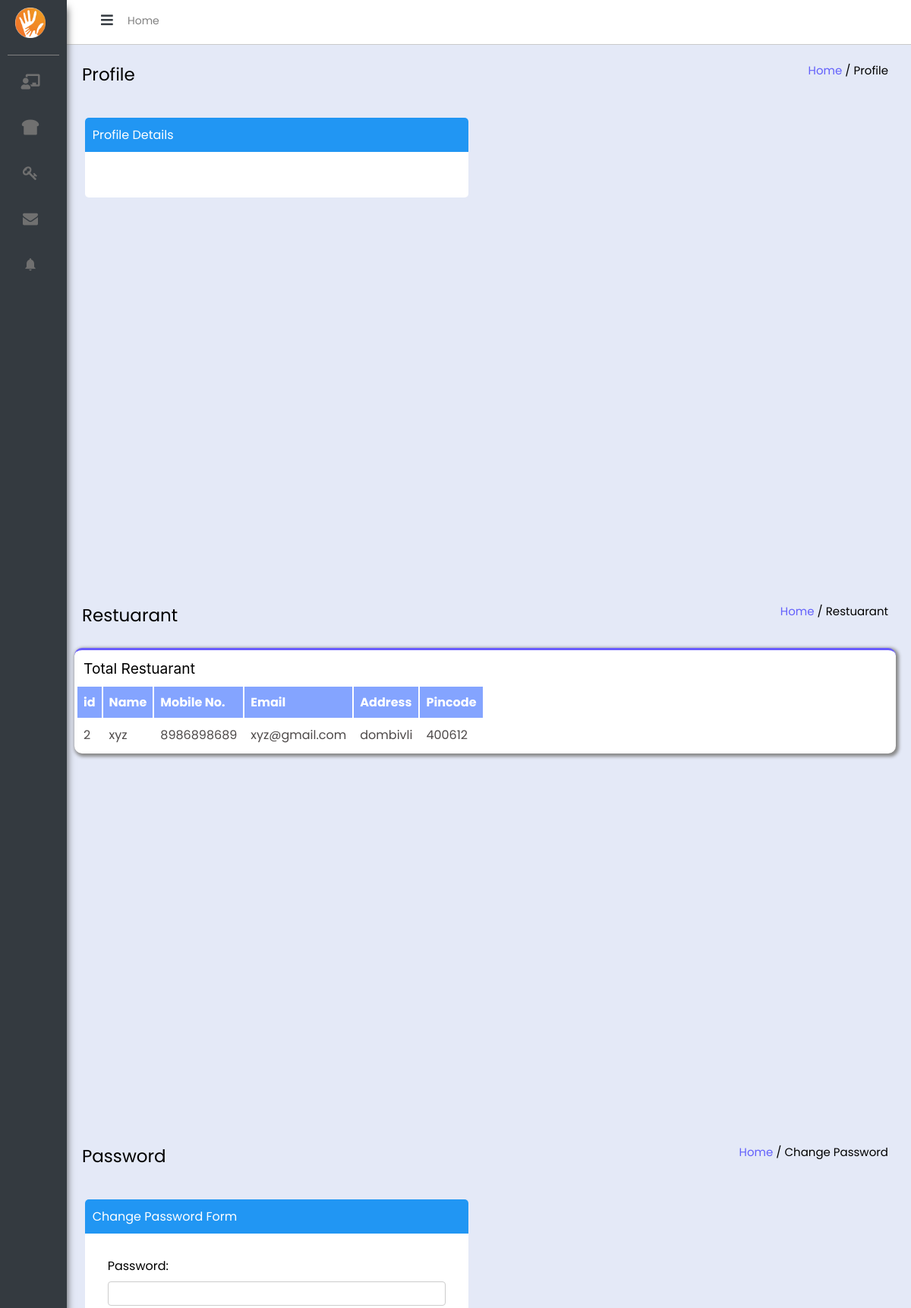
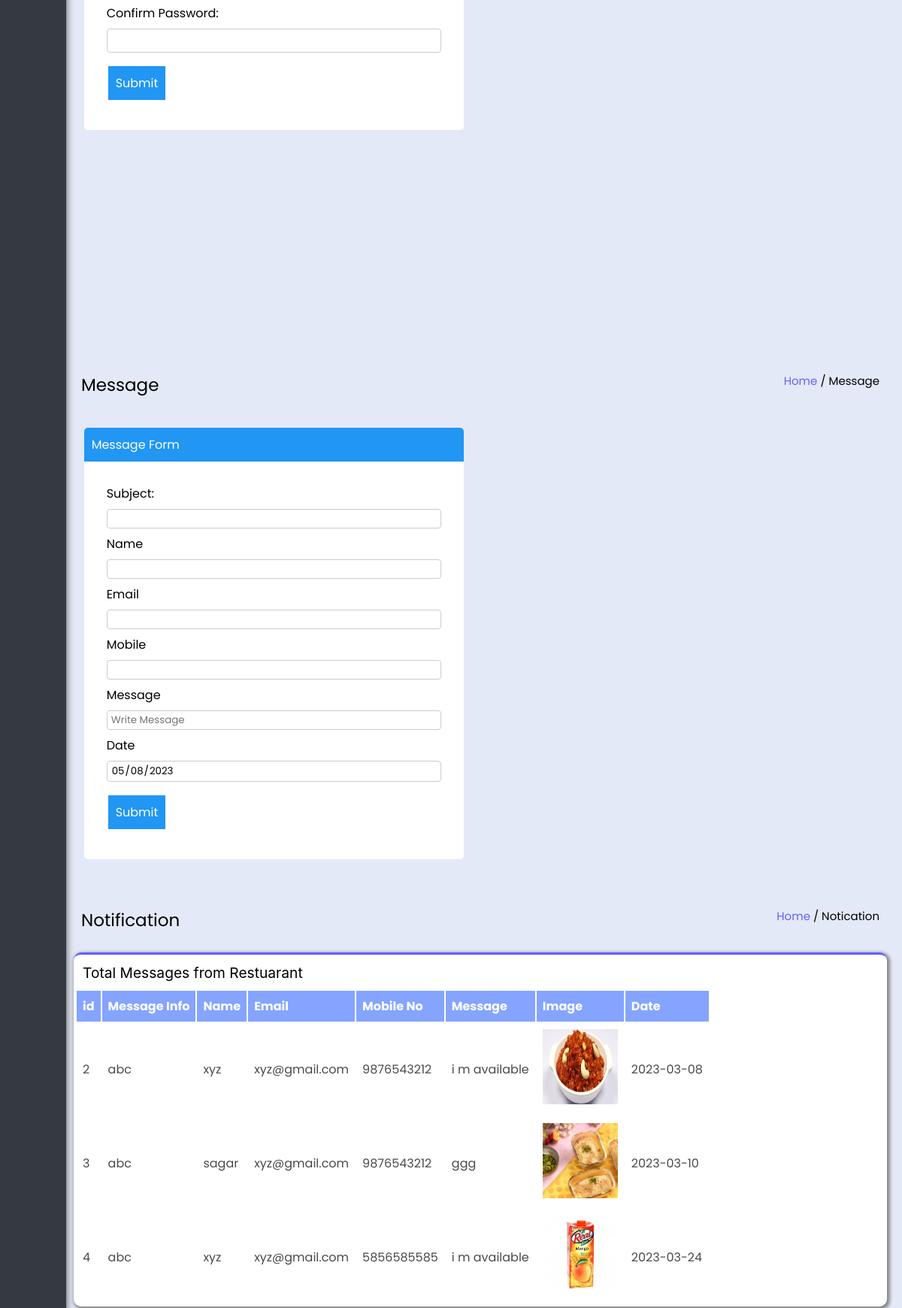
Screenshot of /NGO_Dashboard/Index.php (upper part) with the database file from the repository (2 pictures, top to bottom).
### tables this page shows
CREATE TABLE `res_signup` (
  `id` int(11) NOT NULL,
  `res_name` varchar(20) NOT NULL,
  `res_mob` varchar(10) NOT NULL,
  `res_email` varchar(30) NOT NULL,
  `res_pin` varchar(6) NOT NULL,
  `res_add` varchar(255) NOT NULL,
  `res_pass` varchar(20) NOT NULL,
  `res_repass` varchar(20) NOT NULL
);

CREATE TABLE `res_message` (
  `id` int(11) NOT NULL,
  `res_name` varchar(20) NOT NULL,
  `res_email` varchar(20) NOT NULL,
  `res_mobile` varchar(10) NOT NULL,
  `res_info` varchar(255) NOT NULL,
  `res_msg` varchar(255) NOT NULL,
  `res_date` date NOT NULL,
  `res_image` varchar(255) NOT NULL
);

### NGO_Dashboard/Index.php (the view, shortened to what this page needs)
<!DOCTYPE html>
<html lang="en">
<head>
  <link href='https://unpkg.com/boxicons@2.1.1/css/boxicons.min.css' rel='stylesheet'>
  <link rel="stylesheet" href="https://cdnjs.cloudflare.com/ajax/libs/font-awesome/5.15.1/css/all.min.css"
 />
  <link rel="stylesheet" href="https://cdnjs.cloudflare.com/ajax/libs/font-awesome/4.7.0/css/font-awesome.min.css">
  <link rel="stylesheet" href="style.css">
</head>
<body>
  <nav class="sidebar close">
    <header>
      <div class="image-text">
        <span class="image">
          <img src="logo.png" alt="">
        </span>
      </div>
      <i class='fas fa-bars toggle'>
      </i>
    </header>
    <div class="menu-bar">
      <div class="menu">
        <ul class="menu-links">
          <li class="nav-link">
            <a href="#profile-page">
              <i class="fas fa-chalkboard-teacher icon" style="font-size:20px"></i>
            </a>
          </li>
          <li class="nav-link">
            <a href="#ngo-page">
              <i class='fas fa-bread-slice  icon' style="font-size:20px"></i>
            </a>
          </li>
          <li class="nav-link">
            <a href="#update-page">
              <i class='fa fa-key  icon' style="font-size:20px"></i>
            </a>
          </li>
          <li class="nav-link">
            <a href="#message-page">
              <i class="fa fa-envelope icon" style="font-size:20px"></i>
            </a>
          </li>
          <li class="nav-link">
            <a href="#notification-page">
              <i class="material-icons icon" style="font-size:20px">notifications</i>
            </a>
          </li>
        </ul>
      </div>
    </div>
  </nav>
  <section class="home">
    <div class="header">
      <div id="left-part">
        <p>Home</p>
      </div>
    </div>
    <div class="main-content">
      <div class="dashboard-page">
        <div class="head">
          <span>Profile</span>
          <p>
            <n style="color: rgba(85, 82, 252, 0.9);"> Home </n> / Profile
          </p>
        </div>
        <div class="profile-page">
          <p id="profile-heading-top">Profile Details</p>
          <div class="profile-details">
</div>
        </div>
      </div>
    </div>
    <div class="main-content">
      <div class="dashboard-page">
        <div class="head">
          <span>Restuarant</span>
          <p>
            <n style="color: rgba(85, 82, 252, 0.9);"> Home </n> / Restuarant
          </p>
        </div>
        <div class="res-table">
          <p id="heading-top">Total Restuarant</p>
          <div class="table-res">
            <table>
            <tr id="res-table-menu">
                <th>id</th>
                <th>Name</th>
                <th>Mobile No.</th>
                <th>Email</th>
                <th>Address</th>
                <th>Pincode</th>
              </tr>
              <?php
$servername = "localhost";
$username = "root";
$password = "";
$database = "waste_manage";
$conn = mysqli_connect($servername, $username, $password, $database);
$sql = "SELECT * FROM `res_signup`";
$result = mysqli_query($conn, $sql);
$num = mysqli_num_rows($result);
if($num> 0){
    while($row = mysqli_fetch_assoc($result)){
       ?>
       <tr>
                <td><?php echo $row['id'];?></td>
                <td><?php echo $row['res_name'];?></td>
                <td><?php echo $row['res_mob'];?></td>
                <td><?php echo $row['res_email'];?></td>
                <td><?php echo $row['res_add'];?></td>
                <td><?php echo $row['res_pin'];?></td>
            </tr>
   <?php
    }
}
?>
</table>
          </div>
        </div>
      </div>
    </div>
    <div class="main-content">
      <div class="dashboard-page">
        <div class="head">
          <span>Password</span>
          <p>
            <n style="color: rgba(85, 82, 252, 0.9);"> Home </n> / Change Password
          </p>
        </div>
        <div class="profile-page">
          <p id="profile-heading-top">Change Password Form</p>
          <div class="profile-details">
          <div class="col-sm-9 col-m-10 mt-2">
    <form action="" method="POST">
   <div class="form-group ">
    <label for="inputMobile" class="mb-2">Password:</label><br>
    <input type="text" class="form-control" style=" width: 100%;
  padding: 5px 10px;
  margin: 8px 0;
  display: inline-block;
  border: 1px solid #ccc;
  border-radius: 4px;
  box-sizing: border-box;" id="inputMobile" name="pass">
   </div>
  <div class="form-group mt-3">
   <label for="inputRequestDescription" class="mb-2">Confirm Password:</label><br>
   <input type="text" class="form-control" style=" width: 100%;
  padding: 5px 10px;
  margin: 8px 0;
  display: inline-block;
  border: 1px solid #ccc;
  border-radius: 4px;
  box-sizing: border-box;" id="inputRequestDescription" name="cpass">
  </div>
  <button type="submit" class="btn btn-primary mt-3 mb-3" style=" background-color: #2196F3;
  border: none;
  color: white;
  padding: 10px 10px;
  text-align: center;
  text-decoration: none;
  display: inline-block;
  font-size: 16px;
  margin:10px 2px;
  cursor: pointer;"  name="passupdate">Submit</button>
 </form>
</div>
        </div>
      </div>
    </div>
    <div class="main-content">
      <div class="dashboard-page">
        <div class="head">
          <span>Message</span>
          <p>
            <n style="color: rgba(85, 82, 252, 0.9);"> Home </n> / Message
          </p>
        </div>
        <div class="profile-page">
          <p id="profile-heading-top">Message Form</p>
          <div class="profile-details">
          <div class="col-sm-9 col-m-10 mt-2">
 <form action="" method="POST">
  <div class="form-group">
   <label for="inputRequestInfo" class="mb-2">Subject:</label><br>
   <input type="text" class="form-control"style=" width: 100%;
  padding: 2px 5px;
  margin: 8px 0;
  display: inline-block;
  border: 1px solid #ccc;
  border-radius: 4px;
  box-sizing: border-box;"  name="info">
  </div>
  <div class="form-group mt-3">
   <label for="inputName" class="mb-2">Name</label><br>
   <input type="text" class="form-control"style=" width: 100%;
  padding: 2px 5px;
  margin: 8px 0;
  display: inline-block;
  border: 1px solid #ccc;
  border-radius: 4px;
  box-sizing: border-box;"  id="inputName"  name="name">
  </div>
  <div class="form-group col-md-6">
    <label for="inputEmail" class="mb-2">Email</label><br>
    <input type="email" class="form-control" style=" width: 100%;
  padding: 2px 5px;
  margin: 8px 0;
  display: inline-block;
  border: 1px solid #ccc;
  border-radius: 4px;
  box-sizing: border-box;" id="inputEmail" name="email">
   </div>
   <div class="form-group ">
    <label for="inputMobile" class="mb-2">Mobile</label><br>
    <input type="text" class="form-control" style=" width: 100%;
  padding: 2px 5px;
  margin: 8px 0;
  display: inline-block;
  border: 1px solid #ccc;
  border-radius: 4px;
  box-sizing: border-box;" id="inputMobile" name="mobile">
   </div>
  <div class="form-group mt-3">
   <label for="inputRequestDescription" class="mb-2">Message</label><br>
   <input type="text" class="form-control" style=" width: 100%;
  padding: 2px 5px;
  margin: 8px 0;
  display: inline-block;
  border: 1px solid #ccc;
  border-radius: 4px;
  box-sizing: border-box;" id="inputRequestDescription" placeholder="Write Message" name="msg">
  </div>
  <div class="form-group col-md-2">
    <label for="inputDate" class="mb-2">Date</label><br>
    <input type="date" class="form-control" style=" width: 100%;
  padding: 2px 5px;
  margin: 8px 0;
  display: inline-block;
  border: 1px solid #ccc;
  border-radius: 4px;
  box-sizing: border-box;"id="inputDate" name="date" readonly>
   </div>
  <button type="submit" class="btn btn-primary mt-3 mb-3" style=" background-color: #2196F3;
  border: none;
  color: white;
  padding: 10px 10px;
  text-align: center;
  text-decoration: none;
  display: inline-block;
  font-size: 16px;
  margin:10px 2px;
  cursor: pointer;"  name="submitrequest">Submit</button>
 </form>
</div>
        </div>
      </div>
    </div>
    <div class="main-content">
      <div class="dashboard-page">
        <div class="head">
          <span>Notification</span>
          <p>
            <n style="color: rgba(85, 82, 252, 0.9);"> Home </n> / Notication
          </p>
        </div>
        <div class="res-table">
          <p id="heading-top">Total Messages from Restuarant</p>
          <div class="table-res">
            <table>
            <tr id="res-table-menu">
                <th>id</th>
                <th>Message Info</th>
                <th>Name</th>
                <th>Email</th>
                <th>Mobile No</th>
                <th>Message</th>
                <th>Image</th>
                <th>Date</th>
              </tr>
              <?php
$servername = "localhost";
$username = "root";
$password = "";
$database = "waste_manage";
$conn = mysqli_connect($servername, $username, $password, $database);
$sql = "SELECT * FROM `res_message`";
$result = mysqli_query($conn, $sql);
$num = mysqli_num_rows($result);
if($num> 0){
    while($row = mysqli_fetch_assoc($result)){
       ?>
       <tr>
                <td><?php echo $row['id'];?></td>
                <td><?php echo $row['res_info'];?></td>
                <td><?php echo $row['res_name'];?></td>
                <td><?php echo $row['res_email'];?></td>
                <td><?php echo $row['res_mobile'];?></td>
                <td><?php echo $row['res_msg'];?></td>
                <td><img src="<?php echo $row['res_image']; ?>" width="100px" height="100px"></td>
                <td><?php echo $row['res_date'];?></td>
            </tr>
   <?php
    }
}
?>
</table>
          </div>
        </div>
      </div>
    </div>
  </section>
</body>
</html>

### NGO_Dashboard/style.css (style rules this page uses)
* { margin: 0; padding: 0; box-sizing: border-box; font-family: 'Poppins', sans-serif; }
:root { --body-color: #E4E9F7; --sidebar-color: #FFF; --primary-color: #695CFE; --primary-color-light: #F6F5FF; --toggle-color: #DDD; --text-color: #707070; --tran-03: all 0.2s ease; --tran-03: all 0.3s ease; --tran-04: all 0.3s ease; --tran-05: all 0.3s ease; }
body { min-height: 100vh; background-color: var(--body-color); transition: var(--tran-05); }
.sidebar { position: fixed; top: 0; left: 0; height: 100%; width: 200px; padding: 10px 10px; background: var(--sidebar-color); transition: var(--tran-05); z-index: 100; background-color: #343a40; box-shadow: 0px 10px 10px 0px #4a4a4b; }
.sidebar.close { width: 88px; }
.sidebar li { height: 50px; list-style: none; display: flex; align-items: center; margin-top: 10px; }
.sidebar header .image, .sidebar .icon { min-width: 60px; border-radius: 0px; }
.sidebar .icon { min-width: 60px; border-radius: 6px; height: 100%; display: flex; align-items: center; justify-content: center; font-size: 15px; }
.sidebar .text, .sidebar .icon { color: var(--text-color); transition: var(--tran-03); }
.sidebar header { position: relative; }
.sidebar header .image-text { display: flex; align-items: center; }
.sidebar header .image { display: flex; align-items: center; justify-content: center; }
.sidebar header .image img { width: 40px; border-radius: 6px; }
.sidebar header .toggle { position: absolute; top: 18%; right:-80px; height: 25px; width: 25px; background-color: #ffff; color:#343a40; align-items: center; justify-content: center; font-size: 18px; cursor: pointer; }
.sidebar .menu { margin-top: 22px; border-top: 1px solid gray; }
.sidebar li a { list-style: none; height: 100%; background-color: transparent; font-family: 'Lucida Sans', 'Lucida Sans Regular', 'Lucida Grande', 'Lucida Sans Unicode', Geneva, Verdana, sans-serif; display: flex; align-items: center; height: 100%; width: 100%; border-radius: 6px; text-decoration: none; transition: var(--tran-03); }
.sidebar .menu-bar { height: calc(100% - 15px); display: flex; flex-direction: column; justify-content: space-between; overflow-y: scroll; }
.home { position: absolute; top: 0; top: 0; left: 200px; height: 70px; margin-top: -70px; width: calc(100% - 200px); background-color: var(--body-color); transition: var(--tran-05); }
.sidebar.close ~ .home { left: 78px; height: 100vh; width: calc(100% - 78px); }
.header { display: flex; background:#fff; height:60px; width: 100%; position: fixed; border-bottom: 1px solid rgb(202, 202, 202); }
#left-part { float:left; color: gray; text-align: left; padding: 18px; font-size: 14px; padding-left: 90px; width: 50%; }
.main-content { margin-top: 62px; background-color: #E4E9F7; }
.dashboard-page { height: 650px; }
.head { height: 60px; padding: 20px; display: flex; padding-left: 30px; padding-right: 30px; }
.head span { font-size: 23px; width: 50%; }
.head p { font-size: 15px; width: 50%; text-align: right; }
.profile-page { margin:3%; width: 45%; background-color: #ffff; border-radius: 5px; align-content: center; }
#profile-heading-top { padding: 10px; font-size: 1rem; background-color: #2196F3; border-top-left-radius: 5px; border-top-right-radius: 5px; color: #ffff; }
.profile-details { padding: 30px; }
.res-table { padding: 2px; margin: 20px; border-top: 3.5px solid #695CFE; border-radius: 10px; background-color: #fff; box-shadow: 2px 2px 4px 2px #888888; }
#heading-top { padding: 10px; font-size: 1.2rem; background-color: #fff; font-family: "Source Sans Pro",-apple-system,BlinkMacSystemFont,"Segoe UI",Roboto,"Helvetica Neue",Arial,sans-serif,"Apple Color Emoji","Segoe UI Emoji","Segoe UI Symbol"; }
.table-res { font-family: arial, sans-serif; font-size: 1rem; width:100%; color: #4d4949; }
#res-table-menu { color: #ffff; background-color: rgb(132, 164, 255); border-bottom: 5px solid red; }
td, th { text-align: left; padding: 8px; }
tr:nth-child(even) { background-color: #ffff; }

### rows the page displays
res_signup: id "2", res_name "xyz", res_mob "8986898689", res_email "xyz@gmail.com", res_add "dombivli", res_pin "400612"
res_message: id "2", res_info "abc", res_name "xyz", res_email "xyz@gmail.com", res_mobile "9876543212", res_msg "i m available", res_image (picture), res_date "2023-03-08"
res_message: id "3", res_info "abc", res_name "sagar", res_email "xyz@gmail.com", res_mobile "9876543212", res_msg "ggg", res_image (picture), res_date "2023-03-10"
res_message: id "4", res_info "abc", res_name "xyz", res_email "xyz@gmail.com", res_mobile "5856585585", res_msg "i m available", res_image (picture), res_date "2023-03-24"
